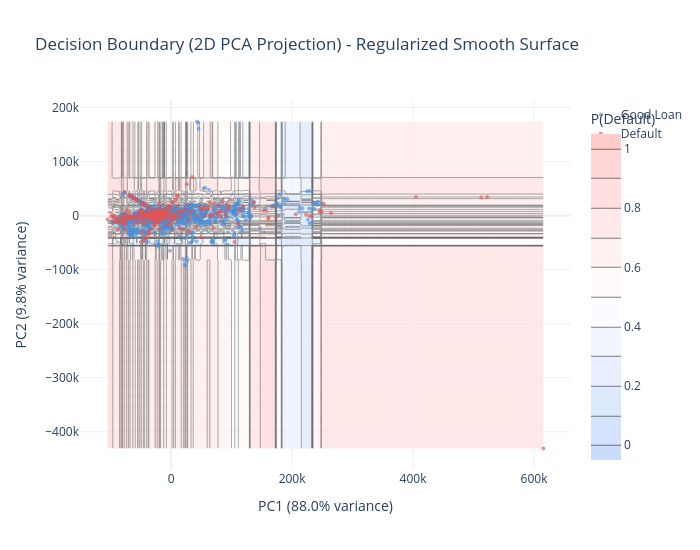

Here is the notebook cell this chart was saved with:
### Markdown cell above
---
## 10. Decision Boundary (2D PCA Projection)

### Code cell
from sklearn.decomposition import PCA

# Transform and reduce to 2D
X_train_transformed = preprocessor.fit_transform(X_train)
X_test_transformed = preprocessor.transform(X_test)
pca = PCA(n_components=2, random_state=RANDOM_STATE)
X_train_2d = pca.fit_transform(X_train_transformed)
X_test_2d = pca.transform(X_test_transformed)

# Train XGBoost on 2D (using best parameters)
xgb_2d = XGBClassifier(
    n_estimators=best_params["clf__n_estimators"],
    max_depth=best_params["clf__max_depth"],
    learning_rate=best_params["clf__learning_rate"],
    min_child_weight=best_params["clf__min_child_weight"],
    subsample=best_params["clf__subsample"],
    colsample_bytree=best_params["clf__colsample_bytree"],
    gamma=best_params["clf__gamma"],
    reg_lambda=best_params["clf__reg_lambda"],
    scale_pos_weight=pos_weight,
    random_state=RANDOM_STATE,
    verbosity=0,
)
xgb_2d.fit(X_train_2d, y_train)

# Create mesh grid — fixed resolution to avoid memory blowup
grid_n = 300
x_min, x_max = X_test_2d[:, 0].min() - 1, X_test_2d[:, 0].max() + 1
y_min, y_max = X_test_2d[:, 1].min() - 1, X_test_2d[:, 1].max() + 1
xx, yy = np.meshgrid(np.linspace(x_min, x_max, grid_n), np.linspace(y_min, y_max, grid_n))
Z = xgb_2d.predict_proba(np.c_[xx.ravel(), yy.ravel()])[:, 1].reshape(xx.shape)

fig_db = go.Figure()
fig_db.add_trace(go.Contour(
    x=np.linspace(x_min, x_max, grid_n), y=np.linspace(y_min, y_max, grid_n), z=Z,
    colorscale=[[0, COLORS["ice"]], [0.5, COLORS["white"]], [1, "#ffcccc"]],
    contours=dict(start=0, end=1, size=0.1),
    showscale=True, colorbar=dict(title="P(Default)"),
    opacity=0.7,
))
for label, color, name in [(0, COLORS["accent"], "Good Loan"), (1, COLORS["red"], "Default")]:
    mask = y_test == label
    fig_db.add_trace(go.Scatter(
        x=X_test_2d[mask, 0], y=X_test_2d[mask, 1],
        mode="markers", name=name,
        marker=dict(color=color, size=4, opacity=0.6),
    ))
fig_db.update_layout(
    title="Decision Boundary (2D PCA Projection) - Regularized Smooth Surface",
    xaxis_title=f"PC1 ({pca.explained_variance_ratio_[0]:.1%} variance)",
    yaxis_title=f"PC2 ({pca.explained_variance_ratio_[1]:.1%} variance)",
    height=550, width=700,
)
fig_db.show()
save_chart(fig_db, MODEL_SLUG, "decision_boundary_2d")

### Figure 1 — Plotly figure (JSON) as saved in the notebook; plotly's stock layout.template omitted (floating-point values rounded to 4 significant figures; data arrays with more than 128 entries replaced by an {"elided": "..."} marker saying what was removed)
{"data": [{"colorbar": {"title": {"text": "P(Default)"}}, "colorscale": [[0, "#CADCFC"], [0.5, "#ffffff"], [1, "#ffcccc"]], "contours": {"end": 1, "size": 0.1, "start": 0}, "opacity": 0.7, "showscale": true, "type": "contour", "x": {"elided": "300 float values"}, "y": {"elided": "300 float values"}, "z": {"elided": "300x300 float values"}}, {"marker": {"color": "#4A90D9", "opacity": 0.6, "size": 4}, "mode": "markers", "name": "Good Loan", "type": "scatter", "x": {"elided": "1193 float values"}, "y": {"elided": "1193 float values"}}, {"marker": {"color": "#E15554", "opacity": 0.6, "size": 4}, "mode": "markers", "name": "Default", "type": "scatter", "x": {"elided": "297 float values"}, "y": {"elided": "297 float values"}}], "layout": {"height": 550, "title": {"text": "Decision Boundary (2D PCA Projection) - Regularized Smooth Surface"}, "width": 700, "xaxis": {"title": {"text": "PC1 (88.0% variance)"}}, "yaxis": {"title": {"text": "PC2 (9.8% variance)"}}}}
